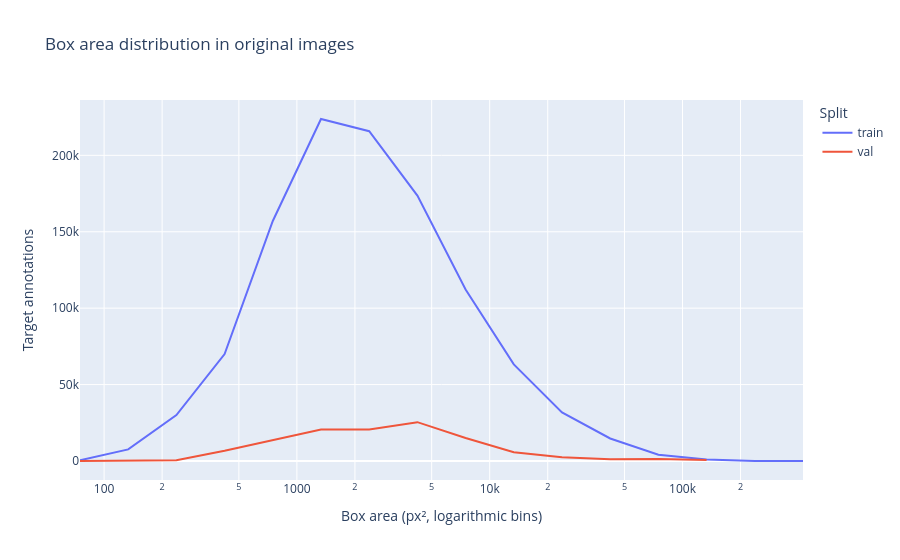

Source (notebook cell):
### Code cell
area_distribution = (
    objects.filter(pl.col("area") > 0)
    .with_columns(((pl.col("area").log10() * 4).floor() / 4).alias("log_bin"))
    .group_by("split", "log_bin")
    .len(name="count")
    .with_columns((10 ** (pl.col("log_bin") + 0.125)).alias("area_px2"))
    .sort("split", "area_px2")
)

px.line(
    area_distribution,
    x="area_px2",
    y="count",
    color="split",
    log_x=True,
    labels={
        "area_px2": "Box area (px², logarithmic bins)",
        "count": "Target annotations",
        "split": "Split",
    },
    title="Box area distribution in original images",
)

### Figure 1 — Plotly figure (JSON) as saved in the notebook; plotly's stock layout.template omitted (floating-point values rounded to 4 significant figures)
{"data": [{"hovertemplate": "Split=train<br>Box area (px², logarithmic bins)=%{x}<br>Target annotations=%{y}<extra></extra>", "legendgroup": "train", "line": {"color": "#636efa", "dash": "solid"}, "marker": {"symbol": "circle"}, "mode": "lines", "name": "train", "orientation": "v", "showlegend": true, "type": "scatter", "x": [74.99, 133.4, 237.1, 421.7, 749.9, 1334.0, 2371.0, 4217.0, 7499.0, 13340.0, 23710.0, 42170.0, 74990.0, 133400.0, 237100.0, 421700.0], "xaxis": "x", "y": [461, 7611, 30032, 70002, 157069, 223775, 215784, 173669, 112169, 63245, 31806, 14748, 4081, 977, 50, 37], "yaxis": "y"}, {"hovertemplate": "Split=val<br>Box area (px², logarithmic bins)=%{x}<br>Target annotations=%{y}<extra></extra>", "legendgroup": "val", "line": {"color": "#EF553B", "dash": "solid"}, "marker": {"symbol": "circle"}, "mode": "lines", "name": "val", "orientation": "v", "showlegend": true, "type": "scatter", "x": [74.99, 133.4, 237.1, 421.7, 749.9, 1334.0, 2371.0, 4217.0, 7499.0, 13340.0, 23710.0, 42170.0, 74990.0, 133400.0], "xaxis": "x", "y": [2, 194, 573, 6769, 13772, 20617, 20548, 25417, 15051, 5678, 2412, 1136, 1280, 683], "yaxis": "y"}], "layout": {"legend": {"title": {"text": "Split"}, "tracegroupgap": 0}, "title": {"text": "Box area distribution in original images"}, "xaxis": {"anchor": "y", "domain": [0, 1], "title": {"text": "Box area (px², logarithmic bins)"}, "type": "log"}, "yaxis": {"anchor": "x", "domain": [0, 1], "title": {"text": "Target annotations"}}}}
